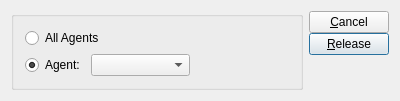
<?xml version="1.0" encoding="UTF-8"?>
<ui version="4.0">
 <comment>This file is part of the xTuple ERP: PostBooks Edition, a free and
open source Enterprise Resource Planning software suite,
Copyright (c) 1999-2011 by OpenMFG LLC, d/b/a xTuple.
It is licensed to you under the Common Public Attribution License
version 1.0, the full text of which (including xTuple-specific Exhibits)
is available at www.xtuple.com/CPAL.  By using this software, you agree
to be bound by its terms.</comment>
 <class>releaseTransferOrdersByAgent</class>
 <widget class="QDialog" name="releaseTransferOrdersByAgent">
  <property name="geometry">
   <rect>
    <x>0</x>
    <y>0</y>
    <width>400</width>
    <height>100</height>
   </rect>
  </property>
  <property name="windowTitle">
   <string>Release Transfer Orders by Agent</string>
  </property>
  <layout class="QGridLayout" name="gridLayout_2">
   <item row="0" column="0">
    <widget class="QGroupBox" name="groupBox">
     <property name="title">
      <string/>
     </property>
     <layout class="QGridLayout" name="gridLayout">
      <item row="0" column="0" colspan="2">
       <widget class="QRadioButton" name="_allAgents">
        <property name="text">
         <string>All Agents</string>
        </property>
       </widget>
      </item>
      <item row="1" column="0">
       <widget class="QRadioButton" name="_selectedAgent">
        <property name="text">
         <string>Agent:</string>
        </property>
        <property name="checked">
         <bool>true</bool>
        </property>
       </widget>
      </item>
      <item row="1" column="1">
       <layout class="QHBoxLayout" name="horizontalLayout">
        <item>
         <widget class="XComboBox" name="_agent">
          <property name="sizePolicy">
           <sizepolicy hsizetype="Expanding" vsizetype="Fixed">
            <horstretch>0</horstretch>
            <verstretch>0</verstretch>
           </sizepolicy>
          </property>
          <property name="type">
           <enum>XComboBox::Agent</enum>
          </property>
         </widget>
        </item>
        <item>
         <spacer name="horizontalSpacer">
          <property name="orientation">
           <enum>Qt::Horizontal</enum>
          </property>
          <property name="sizeHint" stdset="0">
           <size>
            <width>40</width>
            <height>20</height>
           </size>
          </property>
         </spacer>
        </item>
       </layout>
      </item>
     </layout>
    </widget>
   </item>
   <item row="0" column="1">
    <layout class="QVBoxLayout">
     <property name="spacing">
      <number>0</number>
     </property>
     <property name="margin">
      <number>0</number>
     </property>
     <item>
      <layout class="QVBoxLayout" name="_2">
       <property name="spacing">
        <number>0</number>
       </property>
       <item>
        <widget class="QPushButton" name="_close">
         <property name="text">
          <string>&amp;Cancel</string>
         </property>
        </widget>
       </item>
       <item>
        <widget class="QPushButton" name="_release">
         <property name="enabled">
          <bool>true</bool>
         </property>
         <property name="text">
          <string>&amp;Release</string>
         </property>
         <property name="autoDefault">
          <bool>true</bool>
         </property>
         <property name="default">
          <bool>true</bool>
         </property>
        </widget>
       </item>
      </layout>
     </item>
     <item>
      <spacer>
       <property name="orientation">
        <enum>Qt::Vertical</enum>
       </property>
       <property name="sizeType">
        <enum>QSizePolicy::Expanding</enum>
       </property>
       <property name="sizeHint" stdset="0">
        <size>
         <width>20</width>
         <height>0</height>
        </size>
       </property>
      </spacer>
     </item>
    </layout>
   </item>
  </layout>
 </widget>
 <layoutdefault spacing="6" margin="11"/>
 <pixmapfunction>qPixmapFromMimeSource</pixmapfunction>
 <customwidgets>
  <customwidget>
   <class>XComboBox</class>
   <extends>QComboBox</extends>
   <header>xcombobox.h</header>
  </customwidget>
 </customwidgets>
 <tabstops>
  <tabstop>_allAgents</tabstop>
  <tabstop>_selectedAgent</tabstop>
  <tabstop>_agent</tabstop>
  <tabstop>_release</tabstop>
  <tabstop>_close</tabstop>
 </tabstops>
 <resources/>
 <connections>
  <connection>
   <sender>_close</sender>
   <signal>clicked()</signal>
   <receiver>releaseTransferOrdersByAgent</receiver>
   <slot>reject()</slot>
   <hints>
    <hint type="sourcelabel">
     <x>334</x>
     <y>31</y>
    </hint>
    <hint type="destinationlabel">
     <x>20</x>
     <y>20</y>
    </hint>
   </hints>
  </connection>
  <connection>
   <sender>_selectedAgent</sender>
   <signal>toggled(bool)</signal>
   <receiver>_agent</receiver>
   <slot>setEnabled(bool)</slot>
   <hints>
    <hint type="sourcelabel">
     <x>68</x>
     <y>66</y>
    </hint>
    <hint type="destinationlabel">
     <x>108</x>
     <y>68</y>
    </hint>
   </hints>
  </connection>
 </connections>
</ui>
